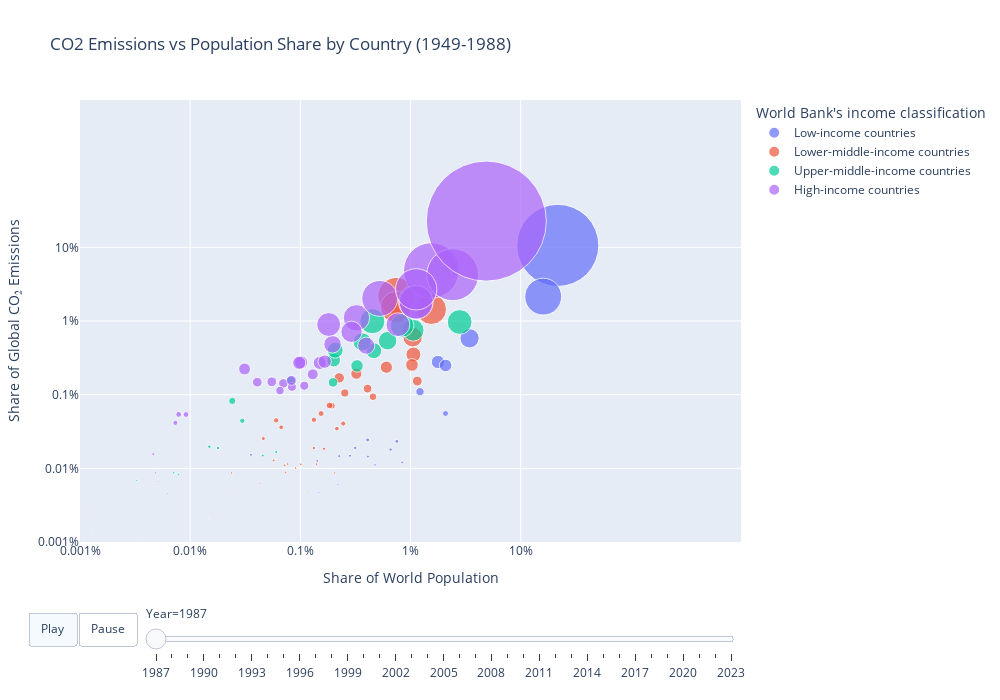

Notebook cell for this chart:
### Markdown cell above
### Is there any relationship between population and CO2 Emissions?

### Code cell
# Import required libraries
import pandas as pd
import plotly.express as px

# Read the CSV file
df = pd.read_csv('data/share-co2-emissions-vs-population.csv')

# Clean data - remove rows with missing values
df = df.dropna()

# Create animated scatter plot
fig = px.scatter(df,
                 x="Share of world population",
                 y="Share of global annual CO₂ emissions",
                 animation_frame="Year",
                 animation_group="Entity",
                 size="Share of global annual CO₂ emissions",
                 color="World Bank's income classification",
                 hover_name="Entity",
                 log_x=True,
                 log_y=True,
                 size_max=100,  # Increased size of points
                 title="CO2 Emissions vs Population Share by Country (1949-1988)")

# Update layout to match the x-axis and y-axis scale and make the canvas larger
fig.update_layout(
    xaxis=dict(
        title="Share of World Population",
        type="log",
        range=[-3, 3],  # Log scale for 0.001% (10^-3) to 10% (10^3)
        tickvals=[0.001, 0.01, 0.1, 1, 10],
        ticktext=["0.001%", "0.01%", "0.1%", "1%", "10%"]
    ),
    yaxis=dict(
        title="Share of Global CO₂ Emissions",
        type="log",
        range=[-3, 3],  # Log scale for 0.001% (10^-3) to 10% (10^3)
        tickvals=[0.001, 0.01, 0.1, 1, 10],
        ticktext=["0.001%", "0.01%", "0.1%", "1%", "10%"]
    ),
    width=1000,  # Increased canvas width
    height=700,  # Increased canvas height
    showlegend=True
)

# Add play and pause button animation settings
fig.update_layout(
    updatemenus=[{
        'type': 'buttons',
        'showactive': True,
        'buttons': [
            {
                'label': 'Play',
                'method': 'animate',
                'args': [None, {'frame': {'duration': 200, 'redraw': False}, 'fromcurrent': True}]
            },
            {
                'label': 'Pause',
                'method': 'animate',
                'args': [[None], {'frame': {'duration': 0, 'redraw': False}, 'mode': 'immediate'}]
            }
        ]
    }]
)

# Show plot
fig.show()

# # Optional: Save as HTML file
# fig.write_html("co2_vs_population_animation.html")

### Figure 1 — Plotly figure (JSON) as saved in the notebook; plotly's stock layout.template omitted (floating-point values rounded to 4 significant figures)
{"data": [{"hovertemplate": "<b>%{hovertext}</b><br><br>World Bank's income classification=Low-income countries<br>Year=1987<br>Share of world population=%{x}<br>Share of global annual CO₂ emissions=%{marker.size}<extra></extra>", "hovertext": ["Afghanistan", "Bangladesh", "Benin", "Bhutan", "Burkina Faso", "Burundi", "Cambodia", "Central African Republic", "Chad", "China", "Comoros", "Democratic Republic of Congo", "Equatorial Guinea", "Ethiopia", "Gambia", "Ghana", "Guinea", "Guinea-Bissau", "Guyana", "Haiti", "India", "Indonesia", "Kenya", "Laos", "Liberia", "Madagascar", "Malawi", "Maldives", "Mali", "Mauritania", "Mozambique", "Myanmar", "Nepal", "Niger", "Nigeria", "Pakistan", "Rwanda", "Sao Tome and Principe", "Sierra Leone", "Solomon Islands", "Somalia", "Sri Lanka", "Sudan", "Tanzania", "Togo", "Uganda", "Vietnam", "Zambia"], "ids": ["Afghanistan", "Bangladesh", "Benin", "Bhutan", "Burkina Faso", "Burundi", "Cambodia", "Central African Republic", "Chad", "China", "Comoros", "Democratic Republic of Congo", "Equatorial Guinea", "Ethiopia", "Gambia", "Ghana", "Guinea", "Guinea-Bissau", "Guyana", "Haiti", "India", "Indonesia", "Kenya", "Laos", "Liberia", "Madagascar", "Malawi", "Maldives", "Mali", "Mauritania", "Mozambique", "Myanmar", "Nepal", "Niger", "Nigeria", "Pakistan", "Rwanda", "Sao Tome and Principe", "Sierra Leone", "Solomon Islands", "Somalia", "Sri Lanka", "Sudan", "Tanzania", "Togo", "Uganda", "Vietnam", "Zambia"], "legendgroup": "Low-income countries", "marker": {"color": "#636efa", "size": [0.01465, 0.05553, 0.002229, 0.0007532, 0.002431, 0.001172, 0.002052, 0.001224, 0.0009311, 10.62, 0.0002241, 0.01796, 0.0004655, 0.01202, 0.0008449, 0.01481, 0.004673, 0.0009138, 0.006155, 0.00423, 2.143, 0.583, 0.02432, 0.001, 0.003569, 0.006035, 0.002565, 0.0003793, 0.001682, 0.01526, 0.004596, 0.02326, 0.00405, 0.004672, 0.2778, 0.2494, 0.002877, 0.0002414, 0.002345, 0.0007587, 0.004673, 0.01895, 0.01445, 0.01114, 0.004353, 0.003617, 0.1096, 0.01258], "sizemode": "area", "sizeref": 0.00315, "symbol": "circle"}, "mode": "markers", "name": "Low-income countries", "orientation": "v", "showlegend": true, "type": "scatter", "x": [0.2255, 2.079, 0.09542, 0.0107, 0.1675, 0.1039, 0.1299, 0.05286, 0.1077, 21.71, 0.008128, 0.6594, 0.008367, 0.8408, 0.01844, 0.283, 0.1168, 0.01835, 0.01513, 0.1276, 16.02, 3.436, 0.4083, 0.07837, 0.04708, 0.2188, 0.1642, 0.004039, 0.1719, 0.03571, 0.2539, 0.752, 0.3614, 0.1497, 1.774, 2.082, 0.1337, 0.002256, 0.07584, 0.005969, 0.1431, 0.3152, 0.41, 0.4759, 0.07243, 0.3159, 1.22, 0.1424], "xaxis": "x", "y": [0.01465, 0.05553, 0.002229, 0.0007532, 0.002431, 0.001172, 0.002052, 0.001224, 0.0009311, 10.62, 0.0002241, 0.01796, 0.0004655, 0.01202, 0.0008449, 0.01481, 0.004673, 0.0009138, 0.006155, 0.00423, 2.143, 0.583, 0.02432, 0.001, 0.003569, 0.006035, 0.002565, 0.0003793, 0.001682, 0.01526, 0.004596, 0.02326, 0.00405, 0.004672, 0.2778, 0.2494, 0.002877, 0.0002414, 0.002345, 0.0007587, 0.004673, 0.01895, 0.01445, 0.01114, 0.004353, 0.003617, 0.1096, 0.01258], "yaxis": "y"}, {"hovertemplate": "<b>%{hovertext}</b><br><br>World Bank's income classification=Lower-middle-income countries<br>Year=1987<br>Share of world population=%{x}<br>Share of global annual CO₂ emissions=%{marker.size}<extra></extra>", "hovertext": ["Belize", "Bolivia", "Botswana", "Cameroon", "Chile", "Colombia", "Congo", "Costa Rica", "Cote d'Ivoire", "Dominica", "Dominican Republic", "Ecuador", "Egypt", "El Salvador", "Eswatini", "Fiji", "Grenada", "Guatemala", "Honduras", "Jamaica", "Jordan", "Kiribati", "Lebanon", "Malaysia", "Mauritius", "Mexico", "Morocco", "Nicaragua", "Papua New Guinea", "Paraguay", "Peru", "Philippines", "Poland", "Saint Lucia", "Saint Vincent and the Grenadines", "Samoa", "Senegal", "South Africa", "Syria", "Thailand", "Tonga", "Tunisia", "Turkey", "Vanuatu", "Yemen", "Zimbabwe"], "ids": ["Belize", "Bolivia", "Botswana", "Cameroon", "Chile", "Colombia", "Congo", "Costa Rica", "Cote d'Ivoire", "Dominica", "Dominican Republic", "Ecuador", "Egypt", "El Salvador", "Eswatini", "Fiji", "Grenada", "Guatemala", "Honduras", "Jamaica", "Jordan", "Kiribati", "Lebanon", "Malaysia", "Mauritius", "Mexico", "Morocco", "Nicaragua", "Papua New Guinea", "Paraguay", "Peru", "Philippines", "Poland", "Saint Lucia", "Saint Vincent and the Grenadines", "Samoa", "Senegal", "South Africa", "Syria", "Thailand", "Tonga", "Tunisia", "Turkey", "Vanuatu", "Yemen", "Zimbabwe"], "legendgroup": "Lower-middle-income countries", "marker": {"color": "#EF553B", "size": [0.001069, 0.01888, 0.008651, 0.008673, 0.1055, 0.2359, 0.006212, 0.01282, 0.03459, 0.0002241, 0.04559, 0.07069, 0.3511, 0.01136, 0.002052, 0.002221, 0.0003448, 0.01844, 0.01009, 0.02531, 0.04473, 0.0001035, 0.0361, 0.1924, 0.00438, 1.439, 0.09367, 0.01144, 0.01098, 0.008831, 0.1209, 0.1529, 2.182, 0.0006897, 0.0003621, 0.0003793, 0.01141, 1.547, 0.1691, 0.2532, 0.0002586, 0.05543, 0.6044, 0.0002241, 0.0406, 0.07139], "sizemode": "area", "sizeref": 0.00315, "symbol": "circle"}, "mode": "markers", "name": "Lower-middle-income countries", "orientation": "v", "showlegend": true, "type": "scatter", "x": [0.003393, 0.1325, 0.02375, 0.2054, 0.2533, 0.604, 0.04324, 0.05728, 0.2149, 0.001407, 0.1329, 0.1937, 1.063, 0.1008, 0.01513, 0.01486, 0.001932, 0.1643, 0.09064, 0.04614, 0.06035, 0.001381, 0.06704, 0.3223, 0.02082, 1.547, 0.4565, 0.07688, 0.07194, 0.07357, 0.4076, 1.152, 0.7459, 0.002639, 0.002179, 0.00332, 0.1402, 0.7392, 0.2255, 1.031, 0.001948, 0.1543, 1.046, 0.002717, 0.245, 0.1839], "xaxis": "x", "y": [0.001069, 0.01888, 0.008651, 0.008673, 0.1055, 0.2359, 0.006212, 0.01282, 0.03459, 0.0002241, 0.04559, 0.07069, 0.3511, 0.01136, 0.002052, 0.002221, 0.0003448, 0.01844, 0.01009, 0.02531, 0.04473, 0.0001035, 0.0361, 0.1924, 0.00438, 1.439, 0.09367, 0.01144, 0.01098, 0.008831, 0.1209, 0.1529, 2.182, 0.0006897, 0.0003621, 0.0003793, 0.01141, 1.547, 0.1691, 0.2532, 0.0002586, 0.05543, 0.6044, 0.0002241, 0.0406, 0.07139], "yaxis": "y"}, {"hovertemplate": "<b>%{hovertext}</b><br><br>World Bank's income classification=Upper-middle-income countries<br>Year=1987<br>Share of world population=%{x}<br>Share of global annual CO₂ emissions=%{marker.size}<extra></extra>", "hovertext": ["Algeria", "Antigua and Barbuda", "Argentina", "Barbados", "Brazil", "Cyprus", "Gabon", "Greece", "Hungary", "Iran", "Iraq", "Libya", "Macao", "Malta", "New Caledonia", "Oman", "Panama", "Portugal", "Romania", "Saint Kitts and Nevis", "Seychelles", "South Korea", "Suriname", "Trinidad and Tobago", "Uruguay", "Venezuela"], "ids": ["Algeria", "Antigua and Barbuda", "Argentina", "Barbados", "Brazil", "Cyprus", "Gabon", "Greece", "Hungary", "Iran", "Iraq", "Libya", "Macao", "Malta", "New Caledonia", "Oman", "Panama", "Portugal", "Romania", "Saint Kitts and Nevis", "Seychelles", "South Korea", "Suriname", "Trinidad and Tobago", "Uruguay", "Venezuela"], "legendgroup": "Upper-middle-income countries", "marker": {"color": "#00cc96", "size": [0.3947, 0.001293, 0.5406, 0.004428, 0.9693, 0.01969, 0.01887, 0.2945, 0.4024, 0.7498, 0.2456, 0.1522, 0.004569, 0.008725, 0.006845, 0.04424, 0.01496, 0.1468, 0.993, 0.0002586, 0.0009483, 0.8723, 0.008267, 0.0823, 0.01667, 0.5208], "sizemode": "area", "sizeref": 0.00315, "symbol": "circle"}, "mode": "markers", "name": "Upper-middle-income countries", "orientation": "v", "showlegend": true, "type": "scatter", "x": [0.4643, 0.001267, 0.6197, 0.005095, 2.794, 0.01495, 0.01793, 0.2007, 0.2074, 1.056, 0.3272, 0.08178, 0.006231, 0.007091, 0.003281, 0.02972, 0.04559, 0.1981, 0.4504, 0.0008192, 0.001413, 0.8381, 0.00786, 0.02411, 0.0604, 0.3643], "xaxis": "x", "y": [0.3947, 0.001293, 0.5406, 0.004428, 0.9693, 0.01969, 0.01887, 0.2945, 0.4024, 0.7498, 0.2456, 0.1522, 0.004569, 0.008725, 0.006845, 0.04424, 0.01496, 0.1468, 0.993, 0.0002586, 0.0009483, 0.8723, 0.008267, 0.0823, 0.01667, 0.5208], "yaxis": "y"}, {"hovertemplate": "<b>%{hovertext}</b><br><br>World Bank's income classification=High-income countries<br>Year=1987<br>Share of world population=%{x}<br>Share of global annual CO₂ emissions=%{marker.size}<extra></extra>", "hovertext": ["Aruba", "Australia", "Austria", "Bahamas", "Bahrain", "Belgium", "Bermuda", "Brunei", "Canada", "Denmark", "Faroe Islands", "Finland", "France", "Germany", "Greenland", "Hong Kong", "Iceland", "Ireland", "Israel", "Italy", "Japan", "Kuwait", "Luxembourg", "Netherlands", "New Zealand", "Norway", "Qatar", "Saudi Arabia", "Singapore", "Spain", "Sweden", "Switzerland", "Taiwan", "United Arab Emirates", "United Kingdom", "United States"], "ids": ["Aruba", "Australia", "Austria", "Bahamas", "Bahrain", "Belgium", "Bermuda", "Brunei", "Canada", "Denmark", "Faroe Islands", "Finland", "France", "Germany", "Greenland", "Hong Kong", "Iceland", "Ireland", "Israel", "Italy", "Japan", "Kuwait", "Luxembourg", "Netherlands", "New Zealand", "Norway", "Qatar", "Saudi Arabia", "Singapore", "Spain", "Sweden", "Switzerland", "Taiwan", "United Arab Emirates", "United Kingdom", "United States"], "legendgroup": "High-income countries", "marker": {"color": "#ab63fa", "size": [0.002104, 1.104, 0.27, 0.00669, 0.05374, 0.4828, 0.00269, 0.0156, 2.028, 0.2741, 0.002345, 0.2707, 1.83, 4.859, 0.001104, 0.1322, 0.008683, 0.1422, 0.1274, 1.789, 4.246, 0.1477, 0.04147, 0.7128, 0.1137, 0.1563, 0.05398, 0.8962, 0.1497, 0.8918, 0.2809, 0.1891, 0.4621, 0.2233, 2.69, 22.71], "sizemode": "area", "sizeref": 0.00315, "symbol": "circle"}, "mode": "markers", "name": "High-income countries", "orientation": "v", "showlegend": true, "type": "scatter", "x": [0.001256, 0.3232, 0.15, 0.005187, 0.009166, 0.196, 0.001115, 0.004631, 0.5256, 0.1015, 0.0009206, 0.09767, 1.11, 1.546, 0.001075, 0.1086, 0.004869, 0.07011, 0.0839, 1.127, 2.415, 0.04066, 0.007343, 0.2916, 0.06534, 0.08291, 0.007862, 0.1808, 0.05508, 0.7694, 0.1663, 0.1296, 0.3964, 0.03117, 1.127, 4.875], "xaxis": "x", "y": [0.002104, 1.104, 0.27, 0.00669, 0.05374, 0.4828, 0.00269, 0.0156, 2.028, 0.2741, 0.002345, 0.2707, 1.83, 4.859, 0.001104, 0.1322, 0.008683, 0.1422, 0.1274, 1.789, 4.246, 0.1477, 0.04147, 0.7128, 0.1137, 0.1563, 0.05398, 0.8962, 0.1497, 0.8918, 0.2809, 0.1891, 0.4621, 0.2233, 2.69, 22.71], "yaxis": "y"}], "layout": {"height": 700, "legend": {"itemsizing": "constant", "title": {"text": "World Bank's income classification"}, "tracegroupgap": 0}, "showlegend": true, "sliders": [{"active": 0, "currentvalue": {"prefix": "Year="}, "len": 0.9, "pad": {"b": 10, "t": 60}, "steps": [{"args": [["1987"], {"frame": {"duration": 0, "redraw": false}, "fromcurrent": true, "mode": "immediate", "transition": {"duration": 0, "easing": "linear"}}], "label": "1987", "method": "animate"}, {"args": [["1988"], {"frame": {"duration": 0, "redraw": false}, "fromcurrent": true, "mode": "immediate", "transition": {"duration": 0, "easing": "linear"}}], "label": "1988", "method": "animate"}, {"args": [["1989"], {"frame": {"duration": 0, "redraw": false}, "fromcurrent": true, "mode": "immediate", "transition": {"duration": 0, "easing": "linear"}}], "label": "1989", "method": "animate"}, {"args": [["1990"], {"frame": {"duration": 0, "redraw": false}, "fromcurrent": true, "mode": "immediate", "transition": {"duration": 0, "easing": "linear"}}], "label": "1990", "method": "animate"}, {"args": [["1991"], {"frame": {"duration": 0, "redraw": false}, "fromcurrent": true, "mode": "immediate", "transition": {"duration": 0, "easing": "linear"}}], "label": "1991", "method": "animate"}, {"args": [["1992"], {"frame": {"duration": 0, "redraw": false}, "fromcurrent": true, "mode": "immediate", "transition": {"duration": 0, "easing": "linear"}}], "label": "1992", "method": "animate"}, {"args": [["1993"], {"frame": {"duration": 0, "redraw": false}, "fromcurrent": true, "mode": "immediate", "transition": {"duration": 0, "easing": "linear"}}], "label": "1993", "method": "animate"}, {"args": [["1994"], {"frame": {"duration": 0, "redraw": false}, "fromcurrent": true, "mode": "immediate", "transition": {"duration": 0, "easing": "linear"}}], "label": "1994", "method": "animate"}, {"args": [["1995"], {"frame": {"duration": 0, "redraw": false}, "fromcurrent": true, "mode": "immediate", "transition": {"duration": 0, "easing": "linear"}}], "label": "1995", "method": "animate"}, {"args": [["1996"], {"frame": {"duration": 0, "redraw": false}, "fromcurrent": true, "mode": "immediate", "transition": {"duration": 0, "easing": "linear"}}], "label": "1996", "method": "animate"}, {"args": [["1997"], {"frame": {"duration": 0, "redraw": false}, "fromcurrent": true, "mode": "immediate", "transition": {"duration": 0, "easing": "linear"}}], "label": "1997", "method": "animate"}, {"args": [["1998"], {"frame": {"duration": 0, "redraw": false}, "fromcurrent": true, "mode": "immediate", "transition": {"duration": 0, "easing": "linear"}}], "label": "1998", "method": "animate"}, {"args": [["1999"], {"frame": {"duration": 0, "redraw": false}, "fromcurrent": true, "mode": "immediate", "transition": {"duration": 0, "easing": "linear"}}], "label": "1999", "method": "animate"}, {"args": [["2000"], {"frame": {"duration": 0, "redraw": false}, "fromcurrent": true, "mode": "immediate", "transition": {"duration": 0, "easing": "linear"}}], "label": "2000", "method": "animate"}, {"args": [["2001"], {"frame": {"duration": 0, "redraw": false}, "fromcurrent": true, "mode": "immediate", "transition": {"duration": 0, "easing": "linear"}}], "label": "2001", "method": "animate"}, {"args": [["2002"], {"frame": {"duration": 0, "redraw": false}, "fromcurrent": true, "mode": "immediate", "transition": {"duration": 0, "easing": "linear"}}], "label": "2002", "method": "animate"}, {"args": [["2003"], {"frame": {"duration": 0, "redraw": false}, "fromcurrent": true, "mode": "immediate", "transition": {"duration": 0, "easing": "linear"}}], "label": "2003", "method": "animate"}, {"args": [["2004"], {"frame": {"duration": 0, "redraw": false}, "fromcurrent": true, "mode": "immediate", "transition": {"duration": 0, "easing": "linear"}}], "label": "2004", "method": "animate"}, {"args": [["2005"], {"frame": {"duration": 0, "redraw": false}, "fromcurrent": true, "mode": "immediate", "transition": {"duration": 0, "easing": "linear"}}], "label": "2005", "method": "animate"}, {"args": [["2006"], {"frame": {"duration": 0, "redraw": false}, "fromcurrent": true, "mode": "immediate", "transition": {"duration": 0, "easing": "linear"}}], "label": "2006", "method": "animate"}, {"args": [["2007"], {"frame": {"duration": 0, "redraw": false}, "fromcurrent": true, "mode": "immediate", "transition": {"duration": 0, "easing": "linear"}}], "label": "2007", "method": "animate"}, {"args": [["2008"], {"frame": {"duration": 0, "redraw": false}, "fromcurrent": true, "mode": "immediate", "transition": {"duration": 0, "easing": "linear"}}], "label": "2008", "method": "animate"}, {"args": [["2009"], {"frame": {"duration": 0, "redraw": false}, "fromcurrent": true, "mode": "immediate", "transition": {"duration": 0, "easing": "linear"}}], "label": "2009", "method": "animate"}, {"args": [["2010"], {"frame": {"duration": 0, "redraw": false}, "fromcurrent": true, "mode": "immediate", "transition": {"duration": 0, "easing": "linear"}}], "label": "2010", "method": "animate"}, {"args": [["2011"], {"frame": {"duration": 0, "redraw": false}, "fromcurrent": true, "mode": "immediate", "transition": {"duration": 0, "easing": "linear"}}], "label": "2011", "method": "animate"}, {"args": [["2012"], {"frame": {"duration": 0, "redraw": false}, "fromcurrent": true, "mode": "immediate", "transition": {"duration": 0, "easing": "linear"}}], "label": "2012", "method": "animate"}, {"args": [["2013"], {"frame": {"duration": 0, "redraw": false}, "fromcurrent": true, "mode": "immediate", "transition": {"duration": 0, "easing": "linear"}}], "label": "2013", "method": "animate"}, {"args": [["2014"], {"frame": {"duration": 0, "redraw": false}, "fromcurrent": true, "mode": "immediate", "transition": {"duration": 0, "easing": "linear"}}], "label": "2014", "method": "animate"}, {"args": [["2015"], {"frame": {"duration": 0, "redraw": false}, "fromcurrent": true, "mode": "immediate", "transition": {"duration": 0, "easing": "linear"}}], "label": "2015", "method": "animate"}, {"args": [["2016"], {"frame": {"duration": 0, "redraw": false}, "fromcurrent": true, "mode": "immediate", "transition": {"duration": 0, "easing": "linear"}}], "label": "2016", "method": "animate"}, {"args": [["2017"], {"frame": {"duration": 0, "redraw": false}, "fromcurrent": true, "mode": "immediate", "transition": {"duration": 0, "easing": "linear"}}], "label": "2017", "method": "animate"}, {"args": [["2018"], {"frame": {"duration": 0, "redraw": false}, "fromcurrent": true, "mode": "immediate", "transition": {"duration": 0, "easing": "linear"}}], "label": "2018", "method": "animate"}, {"args": [["2019"], {"frame": {"duration": 0, "redraw": false}, "fromcurrent": true, "mode": "immediate", "transition": {"duration": 0, "easing": "linear"}}], "label": "2019", "method": "animate"}, {"args": [["2020"], {"frame": {"duration": 0, "redraw": false}, "fromcurrent": true, "mode": "immediate", "transition": {"duration": 0, "easing": "linear"}}], "label": "2020", "method": "animate"}, {"args": [["2021"], {"frame": {"duration": 0, "redraw": false}, "fromcurrent": true, "mode": "immediate", "transition": {"duration": 0, "easing": "linear"}}], "label": "2021", "method": "animate"}, {"args": [["2022"], {"frame": {"duration": 0, "redraw": false}, "fromcurrent": true, "mode": "immediate", "transition": {"duration": 0, "easing": "linear"}}], "label": "2022", "method": "animate"}, {"args": [["2023"], {"frame": {"duration": 0, "redraw": false}, "fromcurrent": true, "mode": "immediate", "transition": {"duration": 0, "easing": "linear"}}], "label": "2023", "method": "animate"}], "x": 0.1, "xanchor": "left", "y": 0, "yanchor": "top"}], "title": {"text": "CO2 Emissions vs Population Share by Country (1949-1988)"}, "updatemenus": [{"buttons": [{"args": [null, {"frame": {"duration": 200, "redraw": false}, "fromcurrent": true}], "label": "Play", "method": "animate"}, {"args": [[null], {"frame": {"duration": 0, "redraw": false}, "mode": "immediate"}], "label": "Pause", "method": "animate"}], "direction": "left", "pad": {"r": 10, "t": 70}, "showactive": true, "type": "buttons", "x": 0.1, "xanchor": "right", "y": 0, "yanchor": "top"}], "width": 1000, "xaxis": {"anchor": "y", "domain": [0, 1], "range": [-3, 3], "ticktext": ["0.001%", "0.01%", "0.1%", "1%", "10%"], "tickvals": [0.001, 0.01, 0.1, 1, 10], "title": {"text": "Share of World Population"}, "type": "log"}, "yaxis": {"anchor": "x", "domain": [0, 1], "range": [-3, 3], "ticktext": ["0.001%", "0.01%", "0.1%", "1%", "10%"], "tickvals": [0.001, 0.01, 0.1, 1, 10], "title": {"text": "Share of Global CO₂ Emissions"}, "type": "log"}}}
